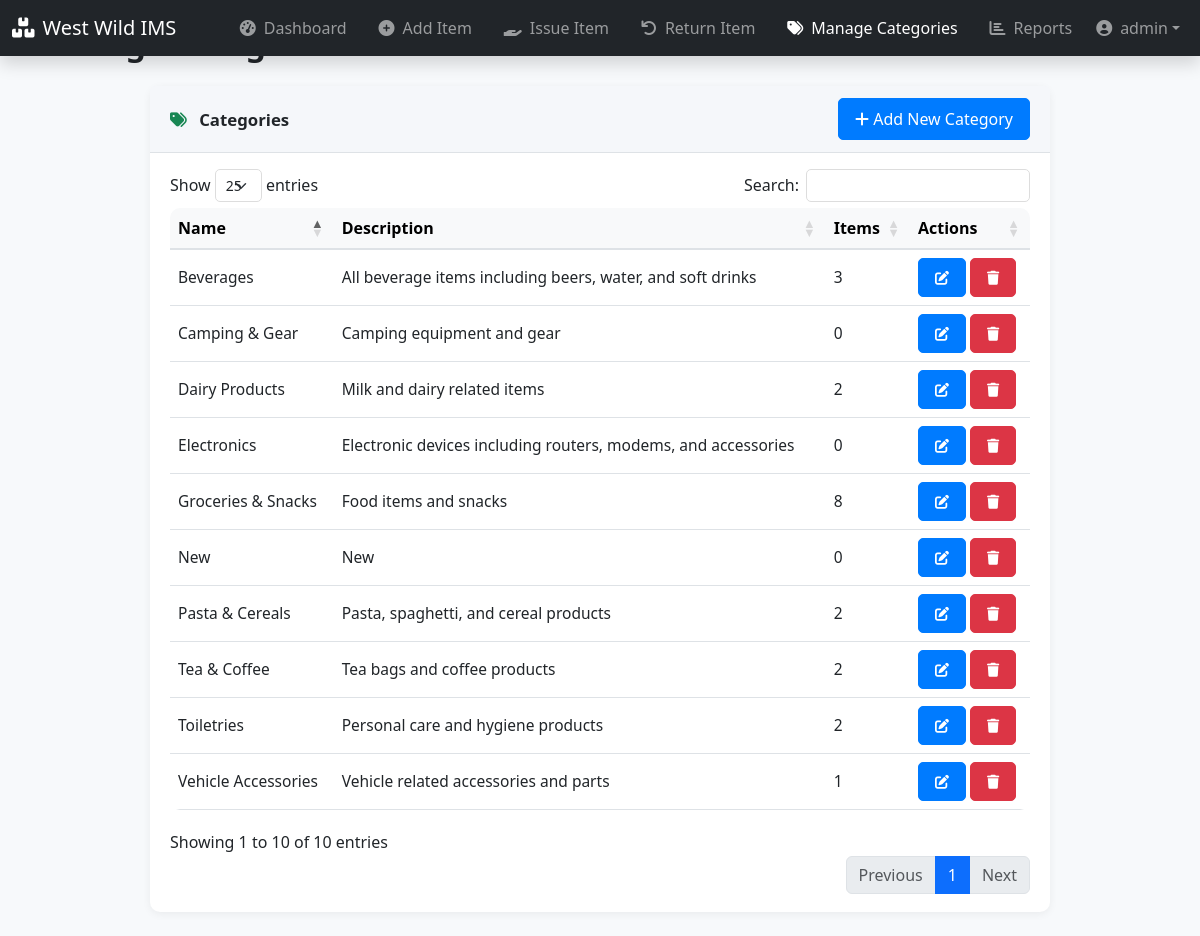
/IMS/index.php?page=manage-categories (signed in), run on the app's committed database.
### tables this page shows
CREATE TABLE `categories` (
  `id` int(11) NOT NULL,
  `name` varchar(100) NOT NULL,
  `description` text DEFAULT NULL,
  `created_at` timestamp NOT NULL DEFAULT current_timestamp(),
  `updated_at` timestamp NOT NULL DEFAULT current_timestamp() ON UPDATE current_timestamp()
);

### IMS/pages/manage-categories.php (the view, shortened to what this page needs)
<?php
$stmt = $conn->query("
    SELECT c.*, COUNT(i.id) as item_count
    FROM categories c
    LEFT JOIN items i ON c.id = i.category_id
    GROUP BY c.id
    ORDER BY c.name
");
$categories = $stmt->fetchAll();
?>
<div class="dashboard-bg">
    <div class="container-fluid px-3 px-md-4 py-4">
        <h2 class="mb-4 fw-bold text-dark">Manage Categories</h2>
        <div class="row justify-content-center">
            <div class="col-12">
                <div class="card dashboard-section" style="max-width:900px;margin:auto;">
                    <div class="card-header section-header bg-light text-dark border-bottom d-flex justify-content-between align-items-center">
                        <span><i class="fas fa-tags me-2 text-success"></i> <span class="fw-semibold">Categories</span></span>
                        <button type="button" class="btn btn-primary" data-bs-toggle="modal" data-bs-target="#addCategoryModal">
                            <i class="fas fa-plus"></i> Add New Category
                        </button>
                    </div>
                    <div class="card-body py-3">
                        <div class="table-responsive">
                            <table class="table table-hover align-middle mb-0">
                                <thead class="table-light">
                                    <tr>
                                        <th>Name</th>
                                        <th>Description</th>
                                        <th>Items</th>
                                        <th>Actions</th>
                                    </tr>
                                </thead>
                                <tbody>
                                    <?php foreach ($categories as $category): ?>
                                        <tr>
                                            <td><?php echo htmlspecialchars($category['name']); ?></td>
                                            <td><?php echo htmlspecialchars($category['description']); ?></td>
                                            <td><?php echo $category['item_count']; ?></td>
                                            <td>
                                                <button type="button" class="btn btn-sm btn-primary edit-category"
                                                        data-id="<?php echo $category['id']; ?>"
                                                        data-name="<?php echo htmlspecialchars($category['name']); ?>"
                                                        data-description="<?php echo htmlspecialchars($category['description']); ?>">
                                                    <i class="fas fa-edit"></i>
                                                </button>
                                                <button type="button" class="btn btn-sm btn-danger delete-category"
                                                        data-id="<?php echo $category['id']; ?>"
                                                        data-name="<?php echo htmlspecialchars($category['name']); ?>"
                                                        data-item-count="<?php echo $category['item_count']; ?>">
                                                    <i class="fas fa-trash"></i>
                                                </button>
                                            </td>
                                        </tr>
                                    <?php endforeach; ?>
                                </tbody>
                            </table>
                        </div>
                    </div>
                </div>
            </div>
        </div>
    </div>
</div>

### IMS/assets/css/style.css (style rules this page uses)
body { font-family: 'Segoe UI', Tahoma, Geneva, Verdana, sans-serif; background-color: #f8f9fa; }
.card { border: none; border-radius: 10px; box-shadow: 0 0 10px rgba(0,0,0,0.1); margin-bottom: 20px; width: 100%; max-width: 100%; box-sizing: border-box; }
.card-header { background-color: #fff; border-bottom: 1px solid #eee; padding: 15px 20px; }
.table { background-color: #fff; border-radius: 10px; overflow: hidden; width: 100%; max-width: 100%; box-sizing: border-box; }
.table thead th { background-color: #f8f9fa; border-bottom: 2px solid #dee2e6; }
.btn { border-radius: 5px; padding: 0.5rem 1rem; }
.btn-primary { background-color: #007bff; border-color: #007bff; }
html, body { max-width: 100vw; overflow-x: hidden !important; }
.table-responsive { overflow-x: auto; }

### IMS/pages/manage-categories.php (style rules this page uses)
body { background: #f7f9fb !important; }
.dashboard-bg { min-height: 100vh; width: 100vw; position: absolute; left: 0; top: 0; z-index: 0; }
.dashboard-section { border-radius: 10px; box-shadow: 0 2px 8px rgba(0,0,0,0.06); margin-bottom: 0; background: #fff; }
.section-header { font-size: 1.05rem; font-weight: 500; border-radius: 10px 10px 0 0; padding: 0.75rem 1.25rem; margin-bottom: 0; display: flex; align-items: center; background: #f5f7fa !important; border-bottom: 1px solid #e3e6ea; }
.card-body { padding: 1.25rem; }
.table { margin-bottom: 0; }
.table th { font-weight: 600; background-color: #f8f9fa; border-bottom: 2px solid #dee2e6; }
.table td { vertical-align: middle; font-size: 0.97rem; }

### data on the page
categories: name "Beverages", description "All beverage items including beers, water, and soft drinks", item_count "3"
categories: name "Camping & Gear", description "Camping equipment and gear", item_count "0"
categories: name "Dairy Products", description "Milk and dairy related items", item_count "2"
categories: name "Electronics", description "Electronic devices including routers, modems, and accessories", item_count "0"
categories: name "Groceries & Snacks", description "Food items and snacks", item_count "8"
categories: name "New", description "New", item_count "0"
categories: name "Pasta & Cereals", description "Pasta, spaghetti, and cereal products", item_count "2"
categories: name "Tea & Coffee", description "Tea bags and coffee products", item_count "2"
categories: name "Toiletries", description "Personal care and hygiene products", item_count "2"
categories: name "Vehicle Accessories", description "Vehicle related accessories and parts", item_count "1"

### other printed values
$_SESSION['username'] "admin"
